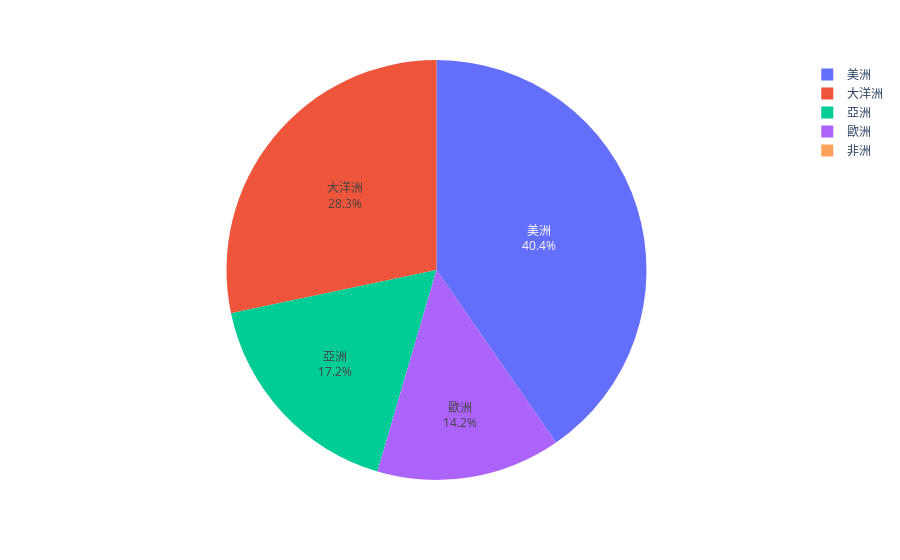

Notebook code for this chart:
### Code cell
import plotly.express as px
import plotly.io as pio
import plotly.graph_objects as go
import pandas as pd

fig = px.pie(good,values='總人數',names='洲別')
fig.update_traces(textposition='inside', 
                  textinfo='percent+label')
# fig.write_image('./images/px/04-pie-1.png')
fig.show()

### Figure 1 — Plotly figure (JSON) as saved in the notebook; plotly's stock layout.template omitted (floating-point values rounded to 4 significant figures; data arrays with more than 128 entries replaced by an {"elided": "..."} marker saying what was removed)
{"data": [{"domain": {"x": [0, 1], "y": [0, 1]}, "hovertemplate": "洲別=%{label}<br>總人數=%{value}<extra></extra>", "labels": {"elided": "187 str values"}, "legendgroup": "", "name": "", "showlegend": true, "textinfo": "percent+label", "textposition": "inside", "type": "pie", "values": {"elided": "187 int values"}}], "layout": {"legend": {"tracegroupgap": 0}, "margin": {"t": 60}}}
